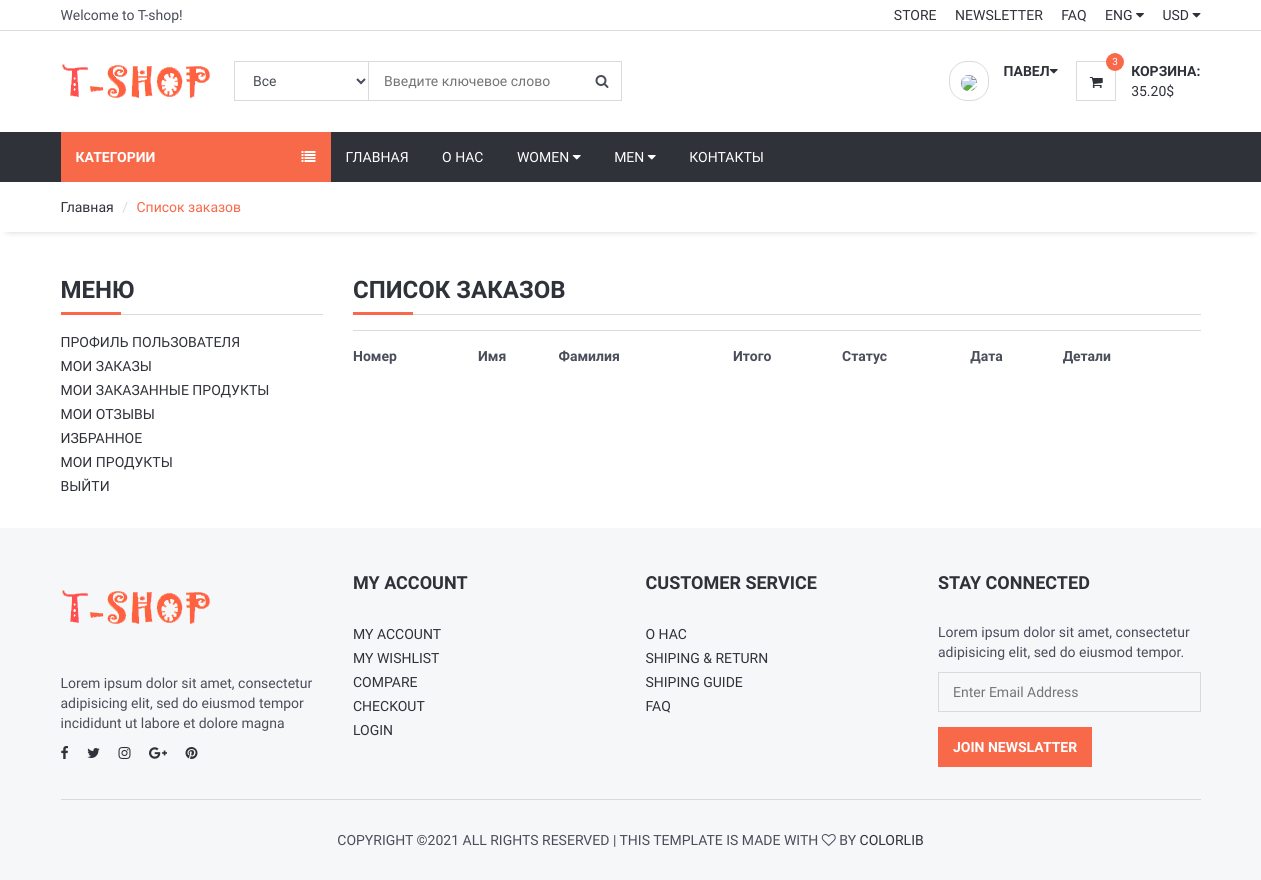
The page /user/orders/ (signed in) on the database as committed earlier.
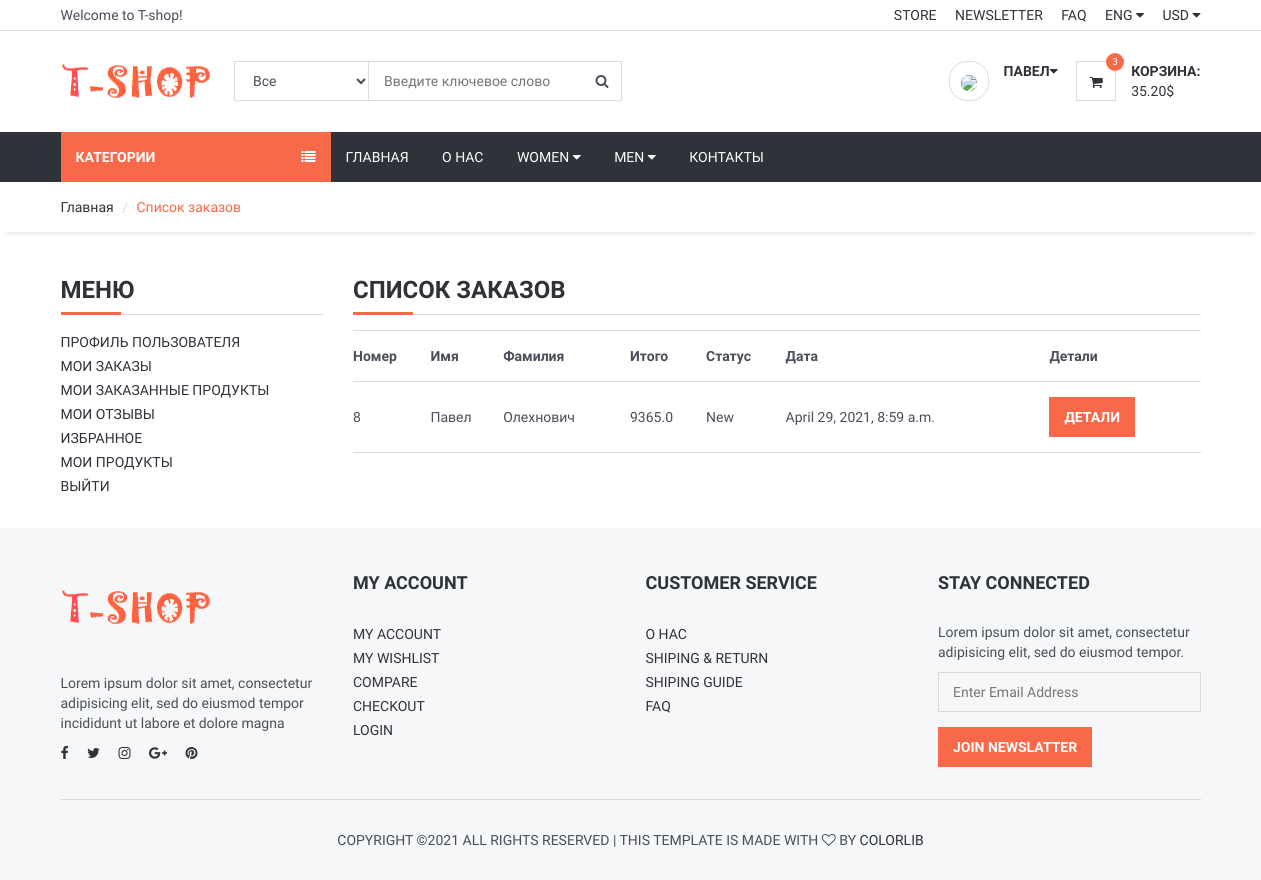
The same page on the database as committed later.
### order/models.py (models this page shows, shortened)
class Order(models.Model):
    STATUS = (
        ('New', 'New'),
        ('Accepted', 'Accepted'),
        ('Preaparing', 'Preaparing'),
        ('OnShipping', 'OnShipping'),
        ('Completed', 'Completed'),
        ('Canceled', 'Canceled'),
    )
    user = models.ForeignKey(User, on_delete=models.SET_NULL, null=True)
    code = models.CharField(max_length=5, editable=False)
    first_name = models.CharField(max_length=10)
    last_name = models.CharField(max_length=10)
    phone = models.CharField(blank=True, max_length=20)
    address = models.CharField(blank=True, max_length=150)
    city = models.CharField(blank=True, max_length=20)
    country = models.CharField(blank=True, max_length=20)
    total = models.FloatField()
    status = models.CharField(max_length=10, choices=STATUS, default='New')
    ip = models.CharField(blank=True, max_length=20)
    adminnote = models.CharField(blank=True, max_length=100)
    create_at = models.DateTimeField(auto_now_add=True)
    update_at = models.DateTimeField(auto_now=True)

### user/views.py (the view)
# urls.py: path('orders/', views.user_orders, name='user_orders'),
@login_required(login_url='/login') # Check login
def user_orders(request):
    category = Category.objects.all()
    current_user = request.user
    orders = Order.objects.filter(user_id=current_user.id)
    context = {'category': category,
               'orders': orders, }
    return render(request, 'user_orders.html', context)

### user/templates/user_orders.html (shortened to what this page needs)
{% extends 'homebase.html' %}
{% block sidebar %} {% include 'sidebar.html' %} {% endblock %}
{% block body %}
	<div id="breadcrumb">
		<div class="container">
			<ul class="breadcrumb">
				<li><a href="/">Главная</a></li>
				<li class="active">Список заказов</li>
			</ul>
		</div>
	</div>
	<div class="section">
		<div class="container">
			<div class="row">
            <div class="col-md-3">
                {% include 'user_panel.html' %}
            </div>
            <div class="col-md-9">
                    <div class="order-summary clearfix">
                        <div class="section-title">
                            <h3 class="title">Список заказов</h3>
                        </div>
                        <table class="shopping-cart-table table">
                            <tr>
                                <th class="text-left">Номер </th>
                                <th class="text-left">Имя </th>
                                <th class="text-left">Фамилия </th>
                                <th class="text-left">Итого </th>
                                <th class="text-left">Статус </th>
                                <th class="text-left">Дата </th>
                                <th class="text-left">Детали </th>
                            </tr>
                            {% for rs in orders %}
                                <tr>
                                    <td class="text-left">{{ rs.id}} </td>
                                    <td class="text-left">{{ rs.first_name}} </td>
                                    <td class="text-left">{{ rs.last_name}} </td>
                                    <td class="text-left">{{ rs.total}} </td>
                                    <td class="text-left">{{ rs.status}} </td>
                                    <td class="text-left">{{ rs.create_at}} </td>
                                    <td class="text-left"><a class="primary-btn" href="/user/orderdetail/{{ rs.id }}"> Детали </a></td>
                                </tr>
                            {% endfor %}
                        </table>
                    </div>
                </div>
            </div>
		</div>
	</div>
{% endblock %}

Rows that differ between the two databases and show on the page:
added Order: id "8", first_name "Павел", last_name "Олехнович", total "9365.0", status "New", create_at "April 29, 2021, 8:59 a.m."
